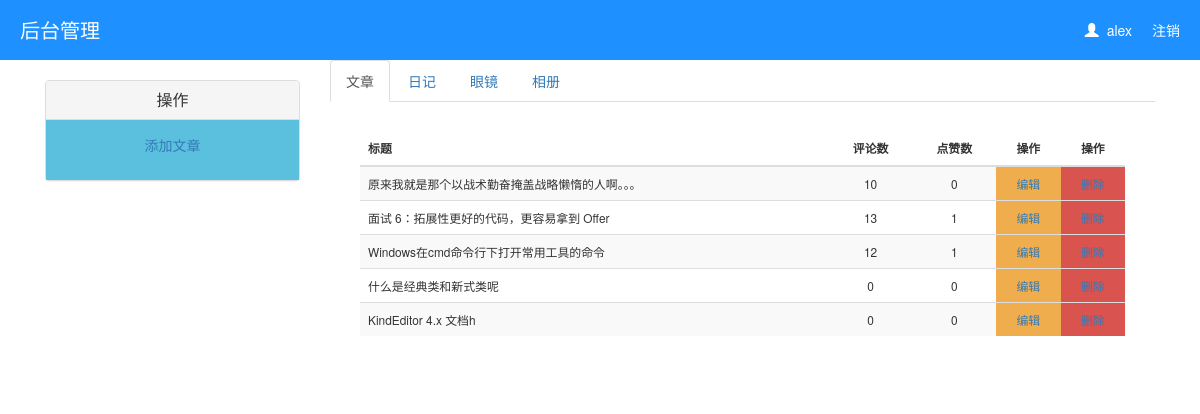
The page /backend/ (signed in) on the database its author committed.
### blog/models.py (models this page shows, shortened)
class UserInfo(AbstractUser):
    nid = models.AutoField(primary_key=True)
    telephone = models.CharField(max_length=11, null=True, unique=True)
    avatar = models.FileField(upload_to='avatars/', default="avatars/default.png")
    create_time = models.DateTimeField(verbose_name='创建时间', auto_now_add=True)
    blog = models.OneToOneField(to='Blog', to_field='nid', null=True, on_delete=models.CASCADE)

class Article(models.Model):
    nid = models.AutoField(primary_key=True)
    title = models.CharField(max_length=50, verbose_name='文章标题')
    desc = models.CharField(max_length=255, verbose_name='文章描述')
    create_time = models.DateTimeField(verbose_name='创建时间', auto_now_add=True)
    content = models.TextField()
    comment_count = models.IntegerField(default=0)
    up_count = models.IntegerField(default=0)
    down_count = models.IntegerField(default=0)
    user = models.ForeignKey(verbose_name='作者', to='UserInfo', to_field='nid', on_delete=models.CASCADE)
    category = models.ForeignKey(to='Category', to_field='nid', null=True, on_delete=models.CASCADE)
    tags = models.ManyToManyField(
        to="Tag",
        through='Article2Tag',
    )

### blog/views.py (the view)
# urls.py: path('backend/',views.backend),
def backend(request):
    user=request.user
    article_list=Article.objects.filter(user=user)
    return render(request,"backend/backend.html",locals())

### templates/backend/backend.html
{% extends 'backend/base.html' %}
{% block content %}
    <div class="article_list small">
        <table class="table table-hover table-striped">
            <thead>
            <th>标题</th>
            <th class="text-center">评论数</th>
            <th class="text-center">点赞数</th>
            <th class="text-center">操作</th>
            <th class="text-center">操作</th>
            </thead>
            <tbody>
            {% for article in article_list %}
                <tr>
                    <td>{{ article.title }}</td>
                    <td class="text-center">{{ article.comment_count }}</td>
                    <td class="text-center">{{ article.up_count }}</td>
                    <td class="btn-warning text-center"><a href="/backend/edit_article/{{ article.pk }}/">编辑</a></td>
                    <td class="btn-danger text-center" ><a href="" id="{{ article.pk }}">删除</a></td>
                </tr>
            {% endfor %}
            </tbody>
        </table>
    </div>
{% endblock %}

### templates/backend/base.html (shortened to what this page needs)
<!DOCTYPE html>
<html lang="en">
<head>
    <link rel="stylesheet" href="/static/bootstrap/css/bootstrap.css">
    <link rel="stylesheet" href="/static/bootstrap/css/backend.css">
</head>
<body>
<div class="header">
    <p class="title">
        后台管理
        <a href="/logout/" class="info">注销</a>
        <a href="/{{ request.user.username }}/"><span class="info"><span class="glyphicon glyphicon-user"></span>&nbsp;&nbsp;{{ request.user.username }}</span></a>
    </p>
</div>
<div class="container">
    <div class="col-md-3">
        <div class="panel-group" id="accordion" role="tablist" aria-multiselectable="true">
            <div class="panel panel-default">
                <div class="panel-heading" role="tab" id="headingOne">
                    <h4 class="panel-title text-center">
                        <a role="button" data-toggle="collapse" data-parent="#accordion" href="#collapseOne"
                           aria-expanded="true" aria-controls="collapseOne">
                            操作
                        </a>
                    </h4>
                </div>
                <div id="collapseOne" class="panel-collapse collapse in" role="tabpanel" aria-labelledby="headingOne">
                    <div class="panel-body btn-info text-center">
                        <p><a href="/backend/add_article/">添加文章</a></p>
                    </div>
                </div>
            </div>
        </div>
    </div>
    <div class="col-md-9">
        <div>
            <ul class="nav nav-tabs" role="tablist">
                <li role="presentation" class="active"><a href="#home" aria-controls="home" role="tab"
                                                          data-toggle="tab">文章</a></li>
                <li role="presentation"><a href="#profile" aria-controls="profile" role="tab"
                                           data-toggle="tab">日记</a></li>
                <li role="presentation"><a href="#messages" aria-controls="messages" role="tab" data-toggle="tab">眼镜</a>
                </li>
                <li role="presentation"><a href="#settings" aria-controls="settings" role="tab" data-toggle="tab">相册</a>
                </li>
            </ul>
            <div class="tab-content">
                <div role="tabpanel" class="tab-pane active" id="home">
                    {% block content %}
                    {% endblock %}
                </div>
            </div>
        </div>
    </div>
</div>
</body>
</html>

### rows shown on the page
UserInfo: user.username "alex"
Article: title "原来我就是那个以战术勤奋掩盖战略懒惰的人啊。。。", comment_count "10", up_count "0"
Article: title "面试 6：拓展性更好的代码，更容易拿到 Offer", comment_count "13", up_count "1"
Article: title "Windows在cmd命令行下打开常用工具的命令", comment_count "12", up_count "1"
Article: title "什么是经典类和新式类呢", comment_count "0", up_count "0"
Article: title "KindEditor 4.x 文档h", comment_count "0", up_count "0"
